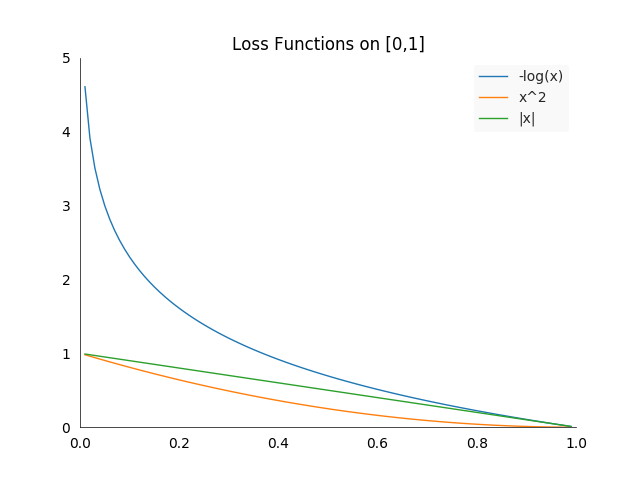

Python code for this plot:
import prettyplotlib as ppl
import numpy as np
import matplotlib.pyplot as plt

fig, ax = plt.subplots(1)
plt.ylim(top=5, bottom=0)
plt.xlim(left=0, right=1)

ax.set_title('Loss Functions on [0,1]')

x = np.arange(0.01, 1, 0.01)
ppl.plot(ax, x, -1*np.log(x), label='-log(x)', linewidth=1.0)
ppl.plot(ax, x, (1-x)**2, label='x^2', linewidth=1.0)
ppl.plot(ax, x, (1-x), label='|x|', linewidth=1.0)

ppl.legend(ax)

fig.savefig('loss_functions.png')
